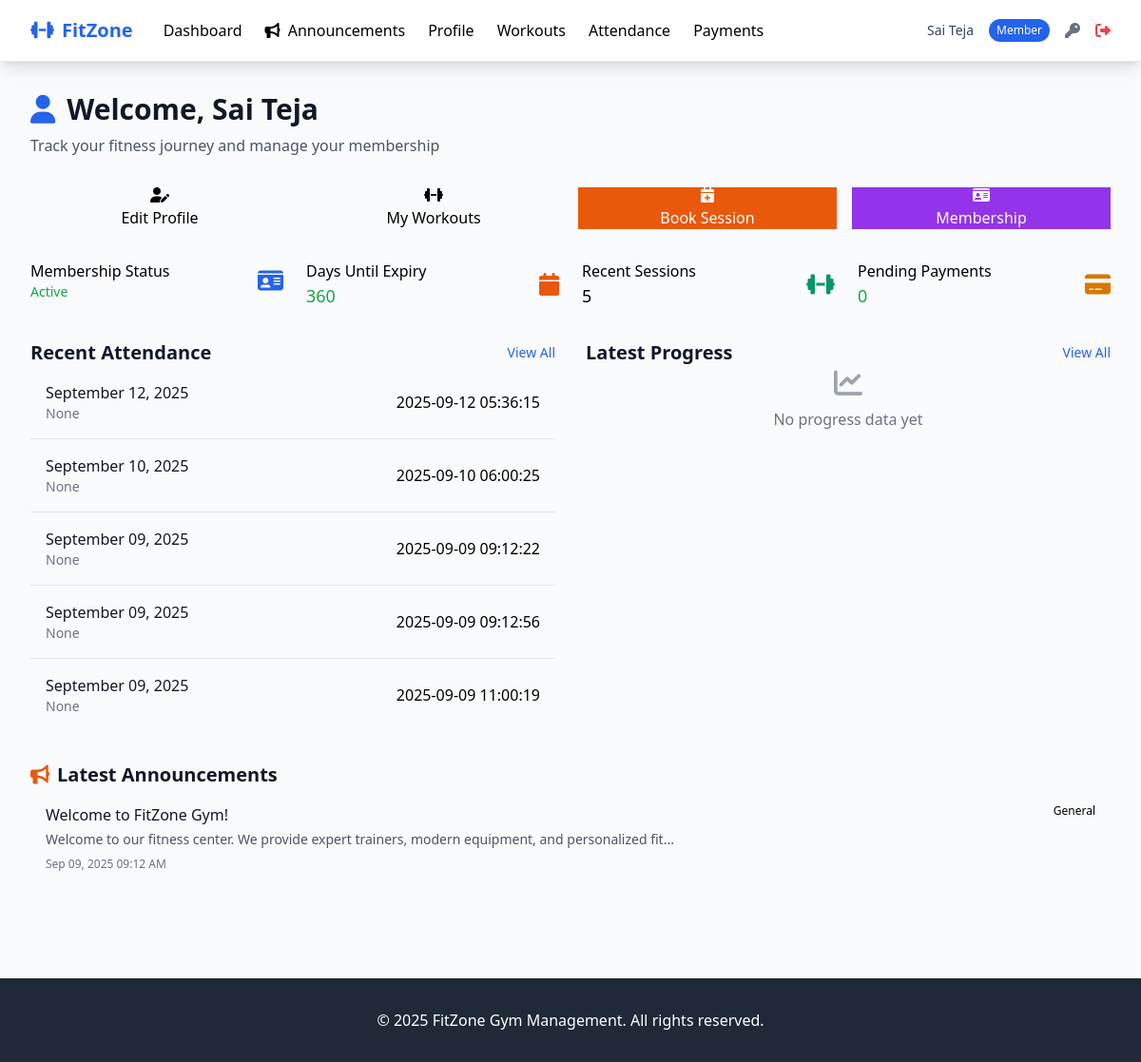
Before: /member/dashboard (signed in) with the older database file.
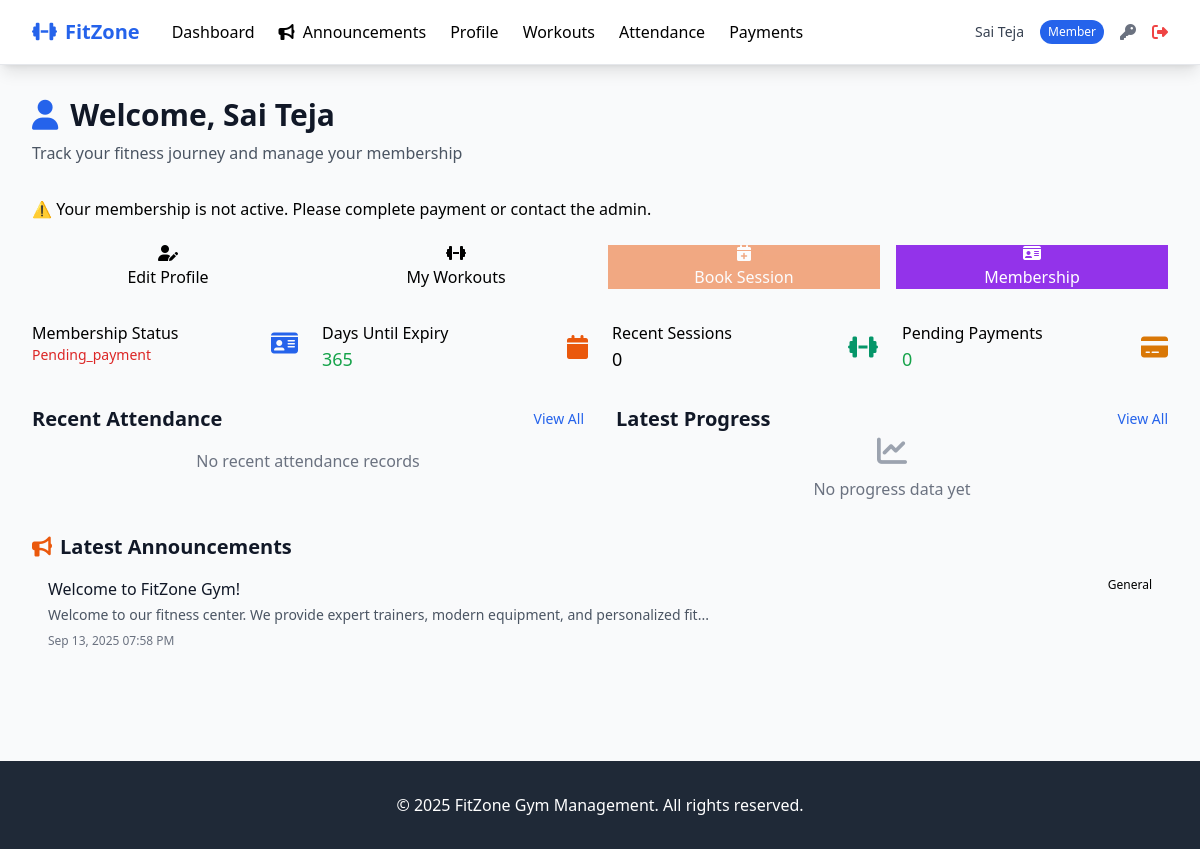
After: the same page with the newer database file.
### tables this page shows
CREATE TABLE members (
        id INTEGER PRIMARY KEY AUTOINCREMENT,
        user_id INTEGER,
        membership_plan_id INTEGER,
        phone TEXT NOT NULL,
        emergency_contact TEXT,
        emergency_phone TEXT,
        address TEXT,
        date_of_birth DATE,
        weight DECIMAL(5,2),
        height DECIMAL(5,2),
        medical_conditions TEXT,
        fitness_goals TEXT,
        membership_start_date DATE,
        membership_end_date DATE,
        status TEXT DEFAULT 'pending_payment' CHECK (status IN ('active', 'inactive', 'suspended', 'pending_payment')),
        trainer_id INTEGER,
        created_at TIMESTAMP DEFAULT CURRENT_TIMESTAMP,
        updated_at TIMESTAMP DEFAULT CURRENT_TIMESTAMP,
        FOREIGN KEY (user_id) REFERENCES users (id),
        FOREIGN KEY (membership_plan_id) REFERENCES membership_plans (id),
        FOREIGN KEY (trainer_id) REFERENCES trainers (id)
        );

CREATE TABLE attendance (
            id INTEGER PRIMARY KEY AUTOINCREMENT,
            member_id INTEGER NOT NULL,
            trainer_id INTEGER,
            check_in_time TIMESTAMP,
            check_out_time TIMESTAMP,
            date DATE NOT NULL,
            time_slot TEXT,
            workout_type TEXT,
            notes TEXT,
            status TEXT DEFAULT 'scheduled' CHECK (status IN ('present', 'absent', 'late','scheduled')),
            created_at TIMESTAMP DEFAULT CURRENT_TIMESTAMP,
            FOREIGN KEY (member_id) REFERENCES members (id),
            FOREIGN KEY (trainer_id) REFERENCES trainers (id)
        );

CREATE TABLE announcements (
            id INTEGER PRIMARY KEY AUTOINCREMENT,
            title TEXT NOT NULL,
            content TEXT NOT NULL,
            announcement_type TEXT CHECK (announcement_type IN ('general', 'maintenance', 'event', 'offer')),
            target_audience TEXT CHECK (target_audience IN ('all', 'members', 'trainers')),
            is_public BOOLEAN DEFAULT 0,
            is_active BOOLEAN DEFAULT 1,
            start_date DATE,
            end_date DATE,
            created_by INTEGER, -- admin user_id
            created_at TIMESTAMP DEFAULT CURRENT_TIMESTAMP,
            FOREIGN KEY (created_by) REFERENCES users (id)
        );

### routes/member_routes.py (the view)
@member_routes_bp.route('/dashboard')
@login_required
@member_required
def dashboard():
    try:
        user_id = session.get('user_id')
        if not user_id:
            flash('Please login again.')
            return redirect(url_for('auth.login'))
        try:
            member = Member.get_by_user_id(user_id)
        except Exception as ex:
            current_app.logger.exception("Error fetching member: %s", ex)
            member = None
        if not member:
            flash('Member profile not found')
            return redirect(url_for('auth.login'))
        membership_expires = getattr(member, 'membership_end_date', None)
        days_until_expiry = (
            (membership_expires - date.today()).days
            if membership_expires else 0
        )
        stats = {
            'membership_status': getattr(member, 'status', 'inactive'),
            'membership_expires': membership_expires,
            'days_until_expiry': days_until_expiry,
            'recent_attendance': [],
            'pending_payments': []
        }
        try:
            stats['recent_attendance'] = Attendance.get_member_attendance(member.id, limit=5)
        except Exception as ex:
            current_app.logger.warning("Attendance fetch failed: %s", ex)
        try:
            stats['pending_payments'] = Payment.get_member_payments(member.id)[:3]
        except Exception as ex:
            current_app.logger.warning("Payments fetch failed: %s", ex)
        alert_message = None
        if member.membership_status != "active":
            alert_message = "⚠️ Your membership is not active. Please complete payment or contact the admin."
        elif membership_expires:
            if days_until_expiry < 0:
                alert_message = f"⚠️ Your membership expired on {membership_expires}. Please renew at the admin desk."
            elif days_until_expiry <= 7:
                alert_message = f"⏳ Your membership will expire in {days_until_expiry} days (on {membership_expires}). Please renew soon."
        if stats['pending_payments']:
            alert_message = (alert_message + " | " if alert_message else "") + \
                f"💰 You have {len(stats['pending_payments'])} pending payment(s). Please clear them at the admin desk."
        announcements = []
        try:
            announcements = Announcement.get_for_role('member')[:5]
        except Exception as ex:
            current_app.logger.warning("Announcements fetch failed: %s", ex)
        latest_progress = None
        try:
            progress_records = Progress.get_member_progress(member.id, limit=1)
            latest_progress = progress_records[0] if progress_records else None
        except Exception as ex:
            current_app.logger.warning("Progress fetch failed: %s", ex)
        return render_template(
            'member/dashboard.html',
            member=member,
            stats=stats,
            announcements=announcements,
            latest_progress=latest_progress,
            alert_message=alert_message
        )
    except Exception as e:
        current_app.logger.exception("Critical error in dashboard: %s", e)
        flash('Unexpected error loading dashboard.')
        return redirect(url_for('auth.login'))

### models/attendance.py (called while the page is built, shortened)
def _parse_date(d):
    if not d or str(d).strip() == "":
        return None
    if isinstance(d, date) and not isinstance(d, datetime):
        return d
    s = str(d).strip()
    try:
        return datetime.fromisoformat(s).date()
    except Exception:
        pass

def _parse_datetime(d):
    if d is None:
        return None

    @classmethod
    def _db_path(cls):
        return current_app.config.get('DATABASE_PATH', 'gym_management.db')

    @classmethod
    def get_member_attendance(cls, member_id, limit=10):
        db_path = cls._db_path()
        query = '''
            SELECT a.*, ut.full_name as trainer_name
            FROM attendance a
            LEFT JOIN trainers t ON a.trainer_id = t.id
            LEFT JOIN users ut ON t.user_id = ut.id
            WHERE a.member_id = ?
            ORDER BY a.date DESC, a.time_slot DESC
            LIMIT ?
        '''
        results = execute_query(query, (member_id, limit), db_path, fetch=True)
        return [cls._from_attendance_row(r, extras_order=['trainer_name']) for r in results]

### models/member.py (called while the page is built)
    @property
    def membership_status(self):
        return self.status

### templates/member/dashboard.html (shortened to what the changed rows need)
{% extends "base.html" %}
{% block content %}
<div class="mb-8">
    <h1 class="text-3xl font-bold text-gray-900 mb-2">
        <i class="fas fa-user mr-3 text-primary"></i>Welcome, {{ member.full_name }}
    </h1>
    <p class="text-gray-600">Track your fitness journey and manage your membership</p>
</div>
{% if alert_message %}
<div class="alert {% if 'pending payment' in alert_message.lower() or 'expired' in alert_message.lower() %}alert-danger{% else %}alert-warning{% endif %} mb-6">
    {{ alert_message|safe }}
</div>
{% endif %}
<div class="grid grid-cols-2 md:grid-cols-4 gap-4 mb-8">
    <a href="{{ url_for('member.profile') }}" class="btn btn-primary text-center">
    </a>
    <a href="{{ url_for('member.workouts') }}" class="btn btn-secondary text-center">
    </a>
    <a href="{{ url_for('member.schedule_session') }}"
       class="btn bg-accent text-white hover:bg-orange-600 text-center {% if stats.membership_status != 'active' %}opacity-50 cursor-not-allowed pointer-events-none{% endif %}">
    </a>
    <a href="{{ url_for('member.membership_status') }}" class="btn bg-purple-600 text-white hover:bg-purple-700 text-center">
    </a>
</div>
<div class="grid grid-cols-1 md:grid-cols-2 lg:grid-cols-4 gap-6 mb-8">
    <div class="stat-card">
        <div class="flex items-center justify-between">
            <div>
                <div class="stat-label">Membership Status</div>
                <div class="stat-value text-sm {{ 'text-success' if stats.membership_status == 'active' else 'text-danger' }}">
                    {{ stats.membership_status|title }}
                </div>
            </div>
        </div>
    </div>
    <div class="stat-card">
        <div class="flex items-center justify-between">
            <div>
                <div class="stat-label">Days Until Expiry</div>
                <div class="stat-value text-lg {{ 'text-success' if stats.days_until_expiry > 30 else 'text-warning' if stats.days_until_expiry > 7 else 'text-danger' }}">
                    {{ stats.days_until_expiry }}
                </div>
            </div>
        </div>
    </div>
    <div class="stat-card">
        <div class="flex items-center justify-between">
            <div>
                <div class="stat-label">Recent Sessions</div>
                <div class="stat-value text-lg">{{ stats.recent_attendance|length }}</div>
            </div>
        </div>
    </div>
    <div class="stat-card">
    </div>
</div>
<div class="grid grid-cols-1 lg:grid-cols-2 gap-8 mb-8">
    <div class="card">
        <div class="card-header flex justify-between items-center">
            <h2 class="text-xl font-semibold text-gray-900">Recent Attendance</h2>
        </div>
        <div class="card-body p-0">
            {% if stats.recent_attendance %}
            <div class="divide-y divide-gray-200">
                {% for attendance in stats.recent_attendance %}
                <div class="p-4">
                    <div class="flex justify-between items-center">
                        <div>
                            <div class="font-medium text-gray-900">
                                {{ attendance.date|default("")|datetimeformat('%B %d, %Y') }}
                            </div>
                            <div class="text-sm text-gray-500">{{ attendance.time_slot }}</div>
                        </div>
                        <div class="badge badge-{{ 'success' if attendance.status == 'present' else 'danger' }}">
                            {{ attendance.status|title }}
                        </div>
                    </div>
                </div>
                {% endfor %}
            </div>
            {% else %}
            <div class="p-4 text-center text-gray-500">No recent attendance records</div>
            {% endif %}
        </div>
    </div>
    <div class="card">
        <div class="card-header flex justify-between items-center">
            <h2 class="text-xl font-semibold text-gray-900">Latest Progress</h2>
        </div>
    </div>
</div>
{% if announcements %}
<div class="card">
    <div class="card-header">
        <h2 class="text-xl font-semibold text-gray-900">
            <i class="fas fa-bullhorn mr-2 text-accent"></i>Latest Announcements
        </h2>
    </div>
    <div class="card-body p-0">
        <div class="divide-y divide-gray-200">
            {% for announcement in announcements %}
            <div class="p-4 hover:bg-gray-50">
                <div class="flex justify-between items-start">
                    <div>
                        <h3 class="font-medium text-gray-900">{{ announcement.title }}</h3>
                        <p class="text-sm text-gray-600 mt-1">
                            {{ announcement.content|truncate(100, True, '...') }}
                        </p>
                        <div class="text-xs text-gray-500 mt-2">
                            {{ announcement.created_at|datetimeformat }}
                        </div>
                    </div>
                    <span class="badge badge-info text-xs">{{ announcement.announcement_type|title }}</span>
                </div>
            </div>
            {% endfor %}
        </div>
    </div>
</div>
{% endif %}
{% endblock %}

Changed rows visible on the page:
removed attendance: date "September 12, 2025", time_slot "None", status "2025-09-12 05:36:15"
removed attendance: date "September 10, 2025", time_slot "None", status "2025-09-10 06:00:25"
removed attendance: date "September 09, 2025", time_slot "None", status "2025-09-09 09:12:22"
removed attendance: date "September 09, 2025", time_slot "None", status "2025-09-09 09:12:56"
removed attendance: date "September 09, 2025", time_slot "None", status "2025-09-09 11:00:19"
changed members: status "active" → "pending_payment" (drawn); membership_status "Active" → "Pending_payment"
changed announcements "Welcome to FitZone Gym!": created_at "Sep 09, 2025 09:12 AM" → "Sep 13, 2025 07:58 PM"
Other visible differences:
{{ alert_message|safe }}: (not shown) → "⚠️ Your membership is not active. Please complete payment or contact the admin."
{{ stats.days_until_expiry }}: "360" → "365"
{{ stats.recent_attendance|length }}: "5" → "0"
text now shown: "No recent attendance records"
